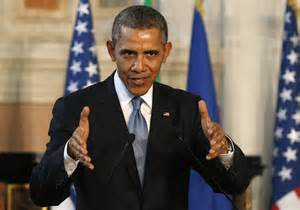
#> input picture xml/th.jpeg, 300 x 210 px
$ python example_face_detection.py -i xml/th.jpeg
#> lines starting #> are read from the running program, lines starting #| are printed output that depends on the picture; after the words box and inside, x2 and y2 are one past the last pixel; in counts of white or black regions, pixels touching at a corner belong together
#> further down, frame is the input picture: shape (210, 300, 3); mean B, G, R 88.8, 97.5, 107.3
### opencv.py
import os

import cv2
import numpy as np

# import code # for debug
#use in detection will migrate to opencv
import imutils


def face_detect(this_Frame, face_cascade, profileface_cascade, window = None):
    """Face detection based on Python-OpenCV2.

    Parameters
    ------------
    this_Frame : numpy array
        [row, col, 3]; 3 means [B, G, R]
    face_cascade : OpenCV object for detecting face from front
    profileface_cascade : OpenCV object for detecting face from side
    window : tuple of int or None (default)
        Bounding box for detection, None means detect from the whole frame.

    Returns
    -------
    list of bounding box, [(x,y,w,h), (x,y,w,h), (x,y,w,h) ...]

    Examples
    ----------
    >>>
    >>>
    """
    if window is None:
        gray = cv2.cvtColor(this_Frame, cv2.COLOR_BGR2GRAY)
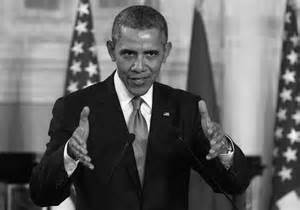
#> gray: shape (210, 300); min 0, max 255, mean 99.4
    else:
        (x0,y0,w0,h0) = window
        gray = cv2.cvtColor(this_Frame[y0:y0+h0,x0:x0+w0,:], cv2.COLOR_BGR2GRAY)
    faces = face_cascade.detectMultiScale(gray, 1.05, 4) #1.3
#> faces = [[107, 29, 65, 65]]
    profiles = profileface_cascade.detectMultiScale(gray, 1.4, 5)
#> profiles = ()

    if len(faces)>0:
        if len(profiles)>0:
            return np.vstack((faces,profiles))
        else:
            return faces
    else:
        return profiles

### example_face_detection.py


"""
Usage: python example_face_detection.py -i xml/th.jpeg
"""

from opencv import face_detect
import imutils
import cv2
import time
import argparse


ap = argparse.ArgumentParser()
ap.add_argument("-i", "--image", required=True, help="path to the image")

args = vars(ap.parse_args())

frame = cv2.imread(args["image"])
# print(frame.shape)
# exit()

face_cascade = cv2.CascadeClassifier('xml/haarcascade_frontalface_default.xml')
profileface_cascade = cv2.CascadeClassifier('xml/haarcascade_profileface.xml') # set to None if you don't need profile face

list_of_faces = face_detect(frame, face_cascade, profileface_cascade, window = None)
#> list_of_faces = [[107, 29, 65, 65]]

print(list_of_faces)
#| [[107  29  65  65]]

for (x,y,w,h) in list_of_faces:
    cv2.rectangle(frame,(x, y),(x + w, y + h), (255,0,0), 2)
    cv2.putText(frame, "Face", (x - 2, y - 2), cv2.FONT_HERSHEY_SIMPLEX, 0.5, (0, 0, 255), 2)
#> this loop made 1 pass
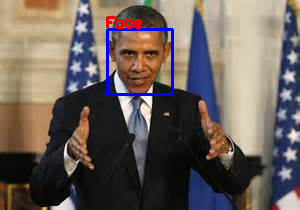
#> frame: shape (210, 300, 3); 1.61% of pixels changed, all inside (x1, y1, x2, y2) = (106, 16, 174, 96)
cv2.imshow("face detection example", frame)
cv2.waitKey(0)
